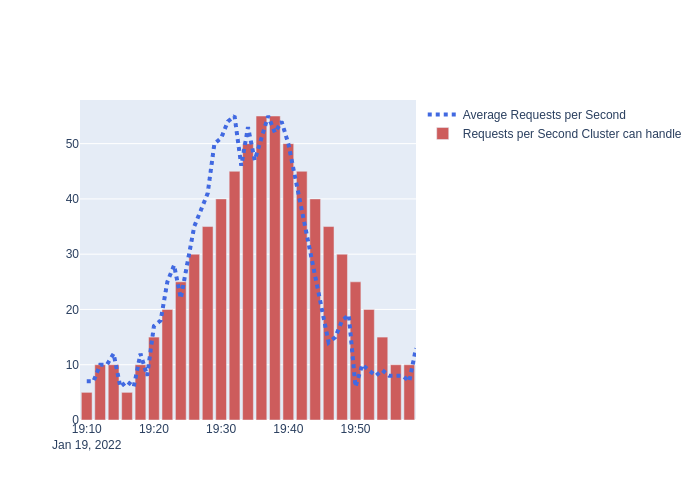

This figure's Python source:
import plotly.graph_objects as go
import random 
import os

base_dir = os.path.dirname(__file__)

date_times_by_minute = [f'2022-01-19 19:{i}:00' for i in range(0, 60)]
requests_per_second = [
    #Stable for first 20 minutes
    *[random.randint(6, 13) for i in range(0, 20)],
    # Then a spike
    *[17, 18, 25, 28 , 22, 29, 35, 38, 41, 50],
    # stable for the next 10 minutes at 50 Requests per second + or - 5
    *[random.randint(45, 55) for i in range(0, 10)],
    # Then a ramp down to original levels over 10 minutes
    *[50, 44, 38, 32, 26, 20, 14, 15, 18, 19],
    # Then stability for the last 10 minutes
    *[random.randint(6, 13) for i in range(0, 10)],
]



server_size = 5
sample_rate = 2
server_count = 10
restrict_to_one_by_one = True

total_servers = []
date_times_by_n_minute = [f'2022-01-19 19:{i}:00' for i in range(0, 60, sample_rate)]
for i in range(0, 60, sample_rate):
    requests_per_second_average = sum(requests_per_second[i:i+sample_rate]) / sample_rate
    rounded_average = round(requests_per_second_average / server_size) * server_size
    
    if not restrict_to_one_by_one:
        total_servers.append(rounded_average)
        continue

    if rounded_average > server_count:
        server_count += server_size
    elif rounded_average < server_count:
        server_count -= server_size
    total_servers.append(server_count)

fig = go.Figure()
# Create and style traces
fig.add_trace(go.Scatter(x=date_times_by_minute, y=requests_per_second, name='Average Requests per Second',
                         line=dict(color='royalblue', width=4, dash='dot')))

fig.add_bar(x=date_times_by_n_minute, y=total_servers, name='Requests per Second\nCluster can handle', marker_color='indianred')
fig.write_image(f"{base_dir}/load_balanced_over_time_2_chart.png")
